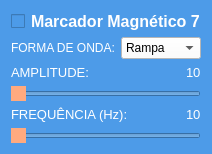
             <widget class="QWidget" name="widget_7" native="true">
              <property name="styleSheet">
               <string notr="true">background-color: rgb(77, 155, 232);</string>
              </property>
              <layout class="QVBoxLayout" name="verticalLayout_10">
               <item>
                <widget class="QCheckBox" name="checkBox_7">
                 <property name="font">
                  <font>
                   <pointsize>12</pointsize>
                   <weight>75</weight>
                   <bold>true</bold>
                  </font>
                 </property>
                 <property name="styleSheet">
                  <string notr="true">QCheckBox::indicator:checked {
	font: 14pt &quot;MS Shell Dlg 2&quot;;
    background-color: #ffaa7f;      /* caixa laranja */
    border: 2px solid #ff8800;      /* mesma cor da borda */
}

QCheckBox {
    color: white;                   /* cor do texto */
    font-weight: bold;
}</string>
                 </property>
                 <property name="text">
                  <string>Marcador Magnético 7</string>
                 </property>
                </widget>
               </item>
               <item>
                <layout class="QHBoxLayout" name="horizontalLayout_26">
                 <item>
                  <widget class="QLabel" name="label_31">
                   <property name="font">
                    <font>
                     <family>MS Shell Dlg 2</family>
                     <pointsize>12</pointsize>
                     <weight>50</weight>
                     <italic>false</italic>
                     <bold>false</bold>
                    </font>
                   </property>
                   <property name="styleSheet">
                    <string notr="true">font: 12pt &quot;MS Shell Dlg 2&quot;;
color: rgb(255, 255, 255);</string>
                   </property>
                   <property name="text">
                    <string>&lt;html&gt;&lt;head/&gt;&lt;body&gt;&lt;p&gt;&lt;span style=&quot; font-size:9pt;&quot;&gt;FORMA DE ONDA:&lt;/span&gt;&lt;/p&gt;&lt;/body&gt;&lt;/html&gt;</string>
                   </property>
                  </widget>
                 </item>
                 <item>
                  <widget class="QComboBox" name="comboBox_7">
                   <property name="styleSheet">
                    <string notr="true">background-color: rgb(255, 255, 255);</string>
                   </property>
                   <item>
                    <property name="text">
                     <string>Rampa</string>
                    </property>
                   </item>
                   <item>
                    <property name="text">
                     <string>Senoide</string>
                    </property>
                   </item>
                  </widget>
                 </item>
                </layout>
               </item>
               <item>
                <layout class="QHBoxLayout" name="horizontalLayout_27">
                 <item>
                  <widget class="QLabel" name="label_32">
                   <property name="sizePolicy">
                    <sizepolicy hsizetype="Expanding" vsizetype="Preferred">
                     <horstretch>0</horstretch>
                     <verstretch>0</verstretch>
                    </sizepolicy>
                   </property>
                   <property name="font">
                    <font>
                     <family>MS Shell Dlg 2</family>
                     <weight>1</weight>
                     <italic>false</italic>
                     <bold>false</bold>
                    </font>
                   </property>
                   <property name="styleSheet">
                    <string notr="true">font: 10
pt &quot;MS Shell Dlg 2&quot;;
color: rgb(255, 255, 255);</string>
                   </property>
                   <property name="text">
                    <string>&lt;html&gt;&lt;head/&gt;&lt;body&gt;&lt;p&gt;&lt;span style=&quot; font-size:10pt;&quot;&gt;AMPLITUDE:                                            &lt;/span&gt;&lt;/p&gt;&lt;/body&gt;&lt;/html&gt;</string>
                   </property>
                  </widget>
                 </item>
                 <item>
                  <widget class="QLabel" name="amp_7">
                   <property name="text">
                    <string>&lt;html&gt;&lt;head/&gt;&lt;body&gt;&lt;p&gt;&lt;span style=&quot; font-size:10pt; color:#ffffff;&quot;&gt;10&lt;/span&gt;&lt;/p&gt;&lt;/body&gt;&lt;/html&gt;</string>
                   </property>
                  </widget>
                 </item>
                </layout>
               </item>
               <item>
                <widget class="QSlider" name="amplitude_7">
                 <property name="enabled">
                  <bool>true</bool>
                 </property>
                 <property name="styleSheet">
                  <string notr="true">QSlider#amplitude_7::handle:horizontal_1 {
    background-color: #ffaa7f;   /* cor do círculo */
    border-radius: 10px;        /* deixa redondo */
    width: 20px;                /* largura do handle */
    height: 20px;               /* altura do handle */
    margin: -5px 0;             /* centraliza em relação à barra */
}
</string>
                 </property>
                 <property name="maximum">
                  <number>10</number>
                 </property>
                 <property name="orientation">
                  <enum>Qt::Horizontal</enum>
                 </property>
                </widget>
               </item>
               <item>
                <layout class="QHBoxLayout" name="horizontalLayout_28">
                 <item>
                  <widget class="QLabel" name="label_33">
                   <property name="sizePolicy">
                    <sizepolicy hsizetype="Expanding" vsizetype="Preferred">
                     <horstretch>0</horstretch>
                     <verstretch>0</verstretch>
                    </sizepolicy>
                   </property>
                   <property name="font">
                    <font>
                     <family>MS Shell Dlg 2</family>
                     <weight>1</weight>
                     <italic>false</italic>
                     <bold>false</bold>
                    </font>
                   </property>
                   <property name="styleSheet">
                    <string notr="true">font: 10
pt &quot;MS Shell Dlg 2&quot;;
color: rgb(255, 255, 255);</string>
                   </property>
                   <property name="text">
                    <string>&lt;html&gt;&lt;head/&gt;&lt;body&gt;&lt;p&gt;&lt;span style=&quot; font-size:10pt;&quot;&gt;FREQUÊNCIA (Hz): &lt;/span&gt;&lt;/p&gt;&lt;/body&gt;&lt;/html&gt;</string>
                   </property>
                  </widget>
                 </item>
                 <item>
                  <widget class="QLabel" name="freq_7">
                   <property name="text">
                    <string>&lt;html&gt;&lt;head/&gt;&lt;body&gt;&lt;p&gt;&lt;span style=&quot; font-size:10pt; color:#ffffff;&quot;&gt;10&lt;/span&gt;&lt;/p&gt;&lt;/body&gt;&lt;/html&gt;</string>
                   </property>
                  </widget>
                 </item>
                </layout>
               </item>
               <item>
                <widget class="QSlider" name="frequencia_7">
                 <property name="enabled">
                  <bool>true</bool>
                 </property>
                 <property name="toolTipDuration">
                  <number>-3</number>
                 </property>
                 <property name="styleSheet">
                  <string notr="true">QSlider#frequencia_7::handle:horizontal {
    background-color:  #ffaa7f;   /* cor do círculo */
    border-radius: 10px;        /* deixa redondo */
    width: 20px;                /* largura do handle */
    height: 20px;               /* altura do handle */
    margin: -5px 0;             /* centraliza em relação à barra */
}
</string>
                 </property>
                 <property name="maximum">
                  <number>10</number>
                 </property>
                 <property name="singleStep">
                  <number>1</number>
                 </property>
                 <property name="orientation">
                  <enum>Qt::Horizontal</enum>
                 </property>
                </widget>
               </item>
              </layout>
             </widget>
